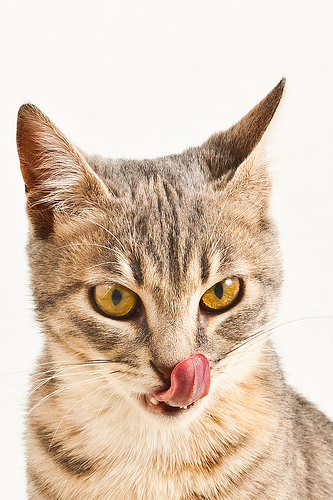
#> input picture HomeworkSpring16/data/cc_cat.png, 333 x 500 px
$ jupyter execute --allow-errors cat10.ipynb
#> lines starting #> are read from the running program, lines starting #| are printed output that depends on the picture
[cell 1]
from PIL import Image
cat_pic = Image.open('data/cc_cat.png')
#> cat_pic is the input picture: PIL image 333x500 RGB; mean R, G, B 218.9, 199.7, 181.5
cat_pic.show()

[cell 2]
# create a blank image twice as wide as cat_pic
mirror_cat = Image.new('RGB',(cat_pic.size[0]*2, cat_pic.size[1]))
#> mirror_cat: PIL image 666x500 RGB; every value is 0
# paste cat_pic into the left side of the new image
mirror_cat.paste( cat_pic,  (0,0,cat_pic.size[0],cat_pic.size[1]))
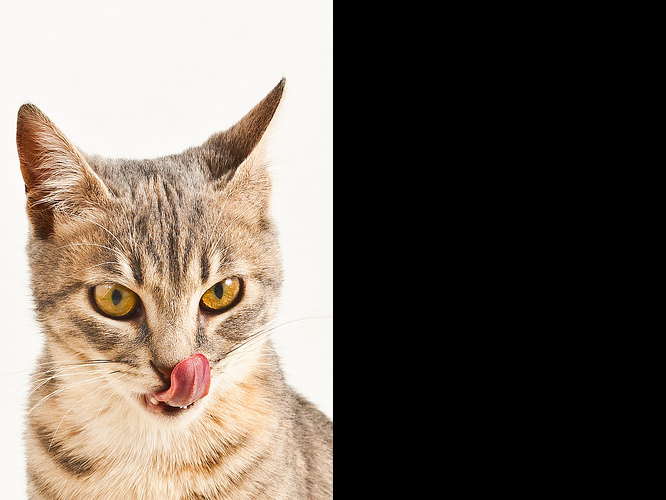
#> mirror_cat: PIL image 666x500 RGB; mean R, G, B 109.5, 99.8, 90.8
# paste cat_pic into the right side of the new image offset by cat_pic.size[0]
mirror_cat.paste( cat_pic,  (cat_pic.size[0],0,cat_pic.size[0]*2,cat_pic.size[1]))
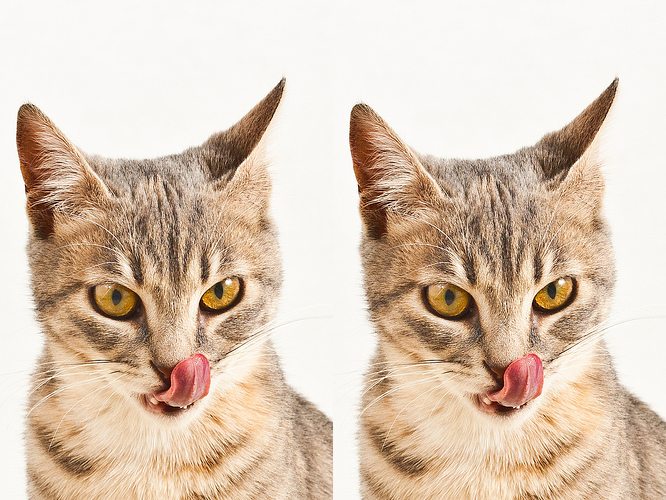
#> mirror_cat: PIL image 666x500 RGB; mean R, G, B 218.9, 199.7, 181.5
# define the height of our slices as 1/10 the height of the image
slice_height = int(cat_pic.size[1] / 10)
#> slice_height = 50
# modify the odd numbered of 10 slices
for horizontal_slice in range(1,10,2):
    # define the slice bounding box
    left_edge = 0
    right_edge = cat_pic.size[0]
    top_edge = horizontal_slice * slice_height
    bottom_edge = top_edge + slice_height
    slice_box = (left_edge,top_edge,right_edge,bottom_edge)
    # grab the current slice
    cat_slice = cat_pic.crop(slice_box)
    # rotate the current slice
    rot_cat_slice = cat_slice.rotate(180)
    # flip the current slice
    flip_cat_slice = cat_slice.transpose(Image.FLIP_TOP_BOTTOM)
    # paste the rotated slice in the left part of the new image
    mirror_cat.paste(rot_cat_slice,slice_box)
    # paste the flipped slice in the right part of the new image
    slice_box =  (right_edge,top_edge,right_edge*2,bottom_edge)
    mirror_cat.paste(flip_cat_slice,slice_box)
#> this loop made 5 passes
#> pass 1, `cat_slice = cat_pic.crop(slice_box)`:
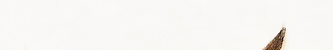
#> cat_slice: PIL image 333x50 RGB; mean R, G, B 247.2, 245.7, 242.5
#> pass 1, `rot_cat_slice = cat_slice.rotate(180)`:
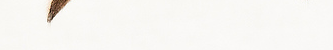
#> rot_cat_slice: PIL image 333x50 RGB; mean R, G, B 247.2, 245.7, 242.5
#> pass 1, `flip_cat_slice = cat_slice.transpose(Image.FLIP_TOP_BOTTOM)`:
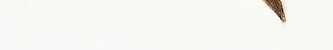
#> flip_cat_slice: PIL image 333x50 RGB; mean R, G, B 247.2, 245.7, 242.5
#> pass 2, `cat_slice = cat_pic.crop(slice_box)`:
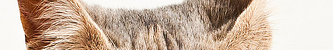
#> cat_slice: PIL image 333x50 RGB; mean R, G, B 201.8, 180.2, 162.6
#> after the loop:
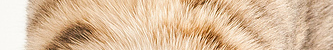
#> flip_cat_slice: PIL image 333x50 RGB; mean R, G, B 219.9, 190.6, 160.1
#> after the loop:
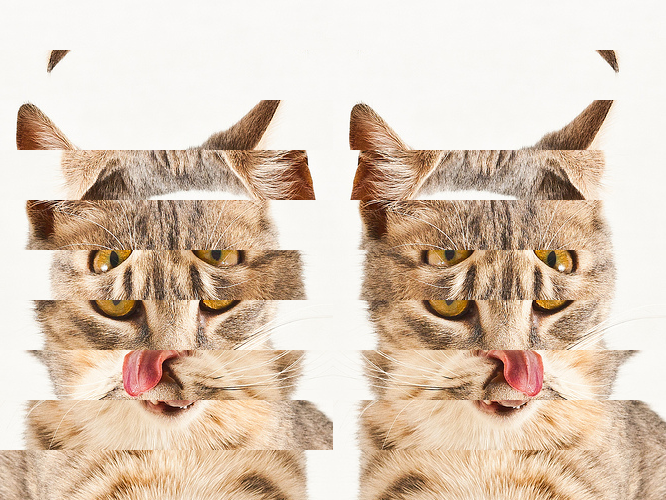
#> mirror_cat: PIL image 666x500 RGB; mean R, G, B 218.9, 199.7, 181.5
#> after the loop:
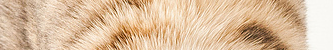
#> rot_cat_slice: PIL image 333x50 RGB; mean R, G, B 219.9, 190.6, 160.1
mirror_cat.show()
